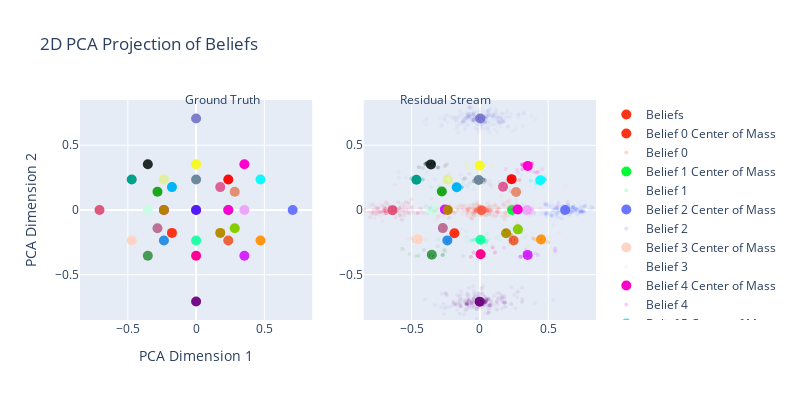

The notebook cell saved with this chart:
### Code cell
# Transform the ground truth beliefs
beliefs_2d = vis_pca.transform(list(msp_belief_index.keys()))
colors = px.colors.qualitative.Light24 + px.colors.qualitative.Dark24 + px.colors.qualitative.Plotly

# Create a subplot with two scatter plots
fig = make_subplots(rows=1, cols=2, specs=[[{'type': 'scatter'}, {'type': 'scatter'}]])

# Plot the ground truth beliefs on the left
fig.add_trace(go.Scatter(x=beliefs_2d[:, 0], y=beliefs_2d[:, 2],
                         mode='markers',
                         marker=dict(size=10, color=[colors[i] for i in list(msp_belief_index.values())], opacity=1),
                         name=f'Beliefs'),
              row=1, col=1)

# Calculate and plot the centers of mass of the belief predictions on the right
for belief in msp_belief_index.keys():
    b = msp_belief_index[belief]
    relevant_indices = np.where(transformer_input_belief_indices_flattened == b)[0]
    relevant_data = belief_predictions_pca[relevant_indices]
    if len(relevant_data) > 0:
        centers_of_mass = np.mean(relevant_data, axis=0)
        fig.add_trace(go.Scatter(x=[centers_of_mass[0]], y=[centers_of_mass[2]],
                                 mode='markers',
                                 marker=dict(size=10, color=colors[b], opacity=1),
                                 name=f'Belief {b} Center of Mass'),
                      row=1, col=2)
        fig.add_trace(go.Scatter(x=relevant_data[:, 0], y=relevant_data[:, 2],
                                 mode='markers',
                                 marker=dict(size=4, color=colors[b], opacity=.05),
                                 name=f'Belief {b}'),
                      row=1, col=2)

# set x and y lime to -.75 to .75
fig.update_xaxes(range=[-.85, .85], row=1, col=2)
fig.update_yaxes(range=[-.85, .85], row=1, col=2)
fig.update_xaxes(range=[-.85, .85], row=1, col=1)
fig.update_yaxes(range=[-.85, .85], row=1, col=1)
# Update layout
fig.update_layout(title='2D PCA Projection of Beliefs',
                  xaxis_title='PCA Dimension 1', yaxis_title='PCA Dimension 2',
                  width=800, height=400,
                  annotations=[
                      dict(text="Ground Truth", x=0.2, y=1.05, showarrow=False, xref="paper", yref="paper"),
                      dict(text="Residual Stream", x=0.8, y=1.05, showarrow=False, xref="paper", yref="paper")
                  ])
